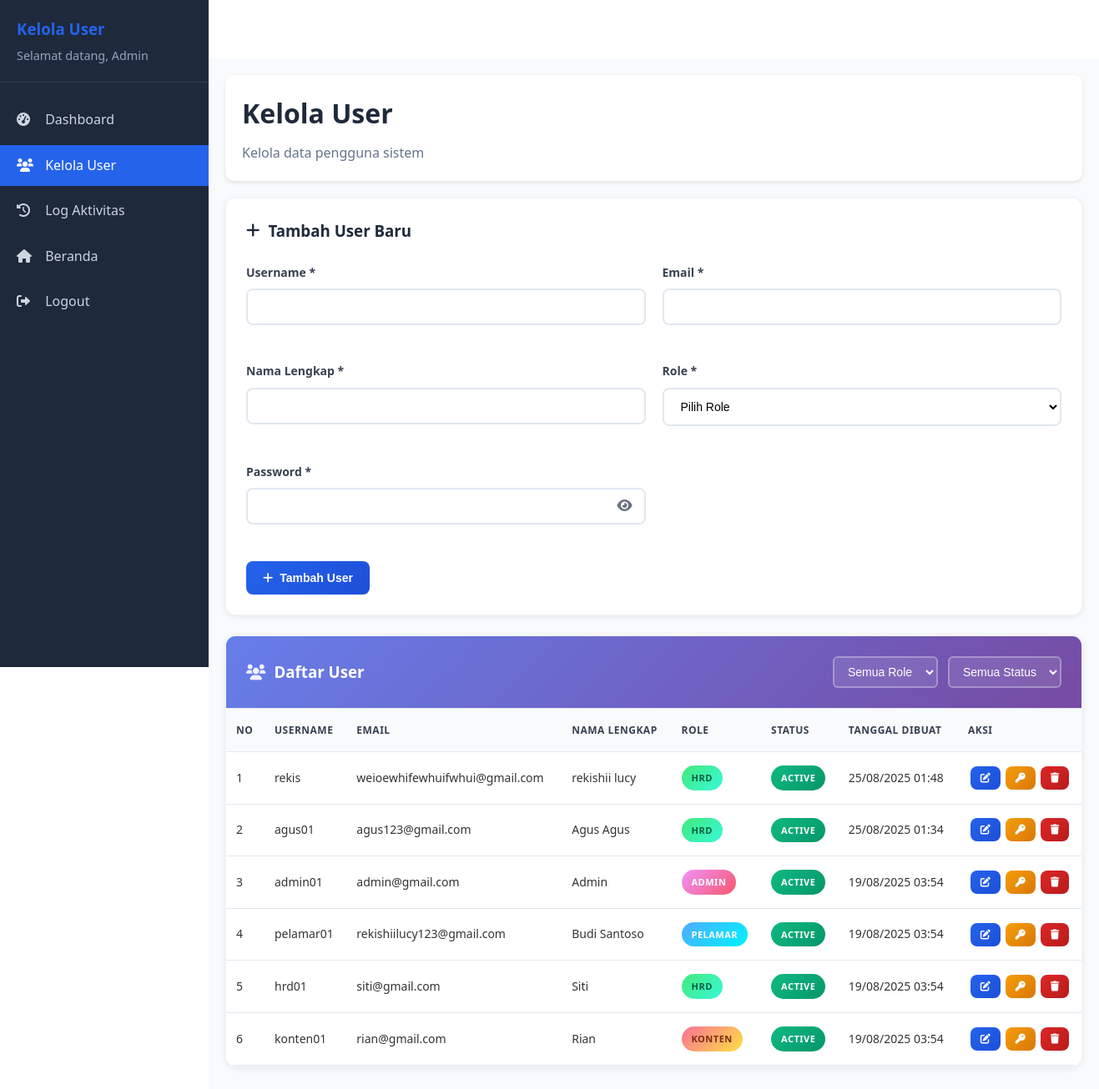
Before: /admin/users.php (signed in) with the older database file.
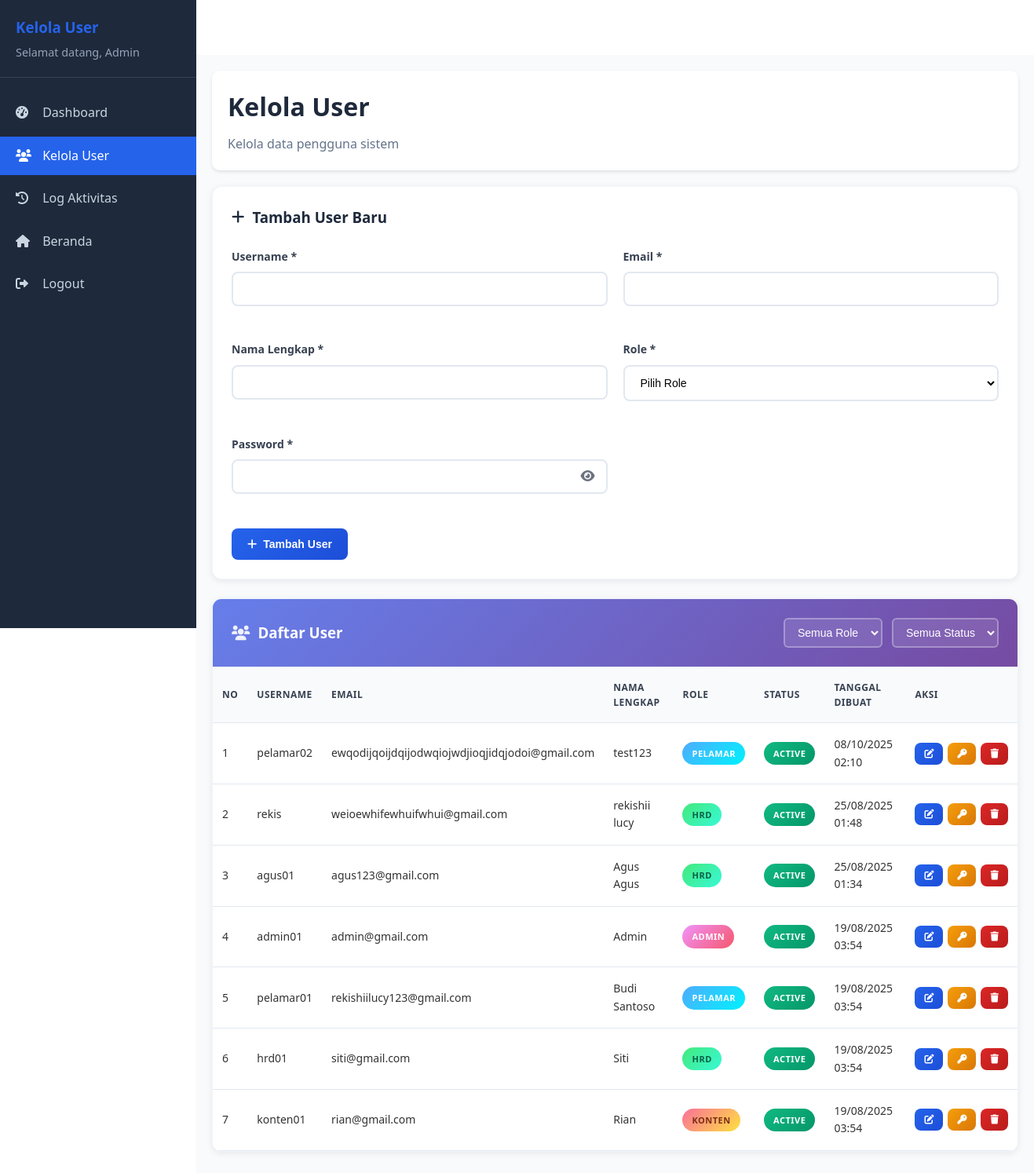
After: the same page with the newer database file.
### tables this page shows
CREATE TABLE `users` (
  `user_id` int NOT NULL,
  `username` varchar(50) NOT NULL,
  `password` varchar(255) NOT NULL,
  `email` varchar(100) NOT NULL,
  `full_name` varchar(100) DEFAULT NULL,
  `role` enum('admin','pelamar','hrd','konten') DEFAULT 'pelamar',
  `status` enum('active','inactive') DEFAULT 'active',
  `created_at` timestamp NULL DEFAULT CURRENT_TIMESTAMP,
  `hapus` int NOT NULL DEFAULT '0'
);

### admin/users.php (the view, shortened to what the changed rows need)
<?php
require_once '../connect/koneksi.php';
$where_clause = "WHERE hapus = 0";
$users_query = "SELECT * FROM users $where_clause ORDER BY created_at DESC";
$users_result = mysqli_query($conn, $users_query);
?>
<!DOCTYPE html>
<html lang="id">
<head>
    <link rel="stylesheet" href="../assets/css/common.css">
    <link rel="stylesheet" href="https://cdnjs.cloudflare.com/ajax/libs/font-awesome/6.0.0/css/all.min.css">
    <link rel="stylesheet" href="css/dashboard.css">
    <link rel="stylesheet" href="css/users.css">
</head>
<body>
    <div class="dashboard-container">
        <div class="main-content">
            <div class="dashboard-header">
                <h1>Kelola User</h1>
            </div>
            <div class="card">
                <div class="users-table">
                    <table>
                        <thead>
                            <tr>
                                <th>No</th>
                                <th>Username</th>
                                <th>Email</th>
                                <th>Nama Lengkap</th>
                                <th>Role</th>
                                <th>Status</th>
                                <th>Tanggal Dibuat</th>
                                <th>Aksi</th>
                            </tr>
                        </thead>
                        <tbody>
                            <?php if (mysqli_num_rows($users_result) > 0): ?>
                                <?php $no = 1; ?>
                                <?php while ($user = mysqli_fetch_assoc($users_result)): ?>
                                    <tr>
                                        <td><?php echo $no++; ?></td>
                                        <td><?php echo htmlspecialchars($user['username']); ?></td>
                                        <td><?php echo htmlspecialchars($user['email']); ?></td>
                                        <td><?php echo htmlspecialchars($user['full_name']); ?></td>
                                        <td>
                                            <span class="role-badge role-<?php echo $user['role']; ?>">
                                                <?php echo ucfirst($user['role']); ?>
                                            </span>
                                        </td>
                                        <td>
                                            <span class="status-badge status-<?php echo $user['status']; ?>">
                                                <?php echo ucfirst($user['status']); ?>
                                            </span>
                                        </td>
                                        <td><?php echo date('d/m/Y H:i', strtotime($user['created_at'])); ?></td>
                                        <td>
                                            <div class="action-buttons">
                                                <?php if ($user['role'] != 'admin' || $_SESSION['user_id'] == $user['user_id']): ?>
                                                    <button class="btn btn-sm btn-primary" onclick="editUser(<?php echo $user['user_id']; ?>)" title="Edit User">
                                                        <i class="fas fa-edit"></i>
                                                    </button>
                                                    <button class="btn btn-sm btn-warning" onclick="resetPassword(<?php echo $user['user_id']; ?>, '<?php echo htmlspecialchars($user['username']); ?>')" title="Reset Password">
                                                        <i class="fas fa-key"></i>
                                                    </button>
                                                <?php endif; ?>
                                                <?php if ($user['role'] != 'admin' || $_SESSION['user_id'] == $user['user_id']): ?>
                                                    <button class="btn btn-sm btn-danger" onclick="deleteUser(<?php echo $user['user_id']; ?>, '<?php echo htmlspecialchars($user['username']); ?>')" title="Hapus User">
                                                        <i class="fas fa-trash"></i>
                                                    </button>
                                                <?php endif; ?>
                                            </div>
                                        </td>
                                    </tr>
                                <?php endwhile; ?>
                            <?php endif; ?>
                        </tbody>
                    </table>
                </div>
            </div>
        </div>
    </div>
</body>
</html>

Changed rows visible on the page:
added users: username "pelamar02", email "ewqodijqoijdqijodwqiojwdjioqjidqjodoi@gmail.com", full_name "test123", role "PELAMAR", status "ACTIVE", created_at "08/10/2025 02:10"
